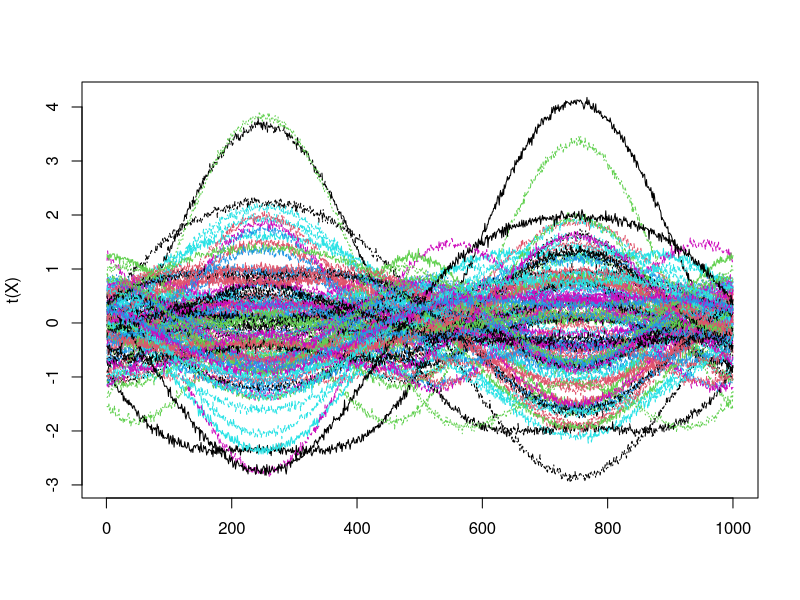
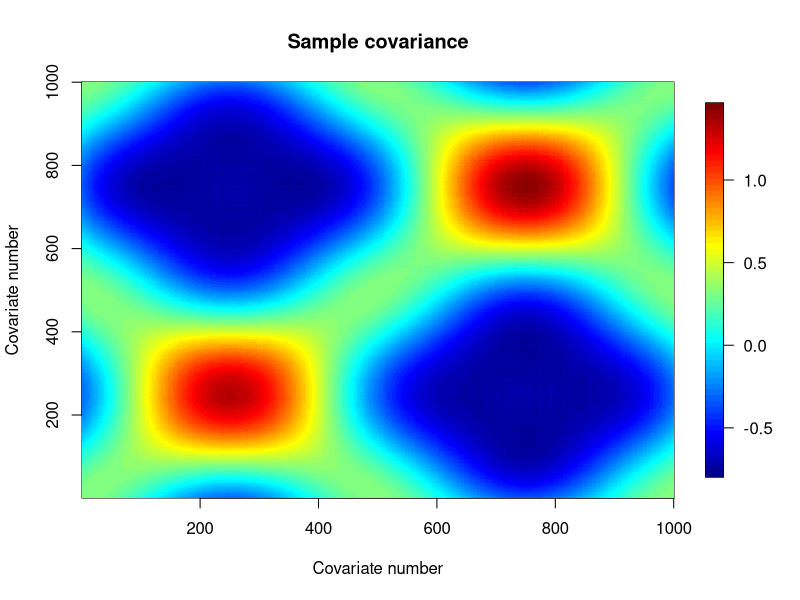
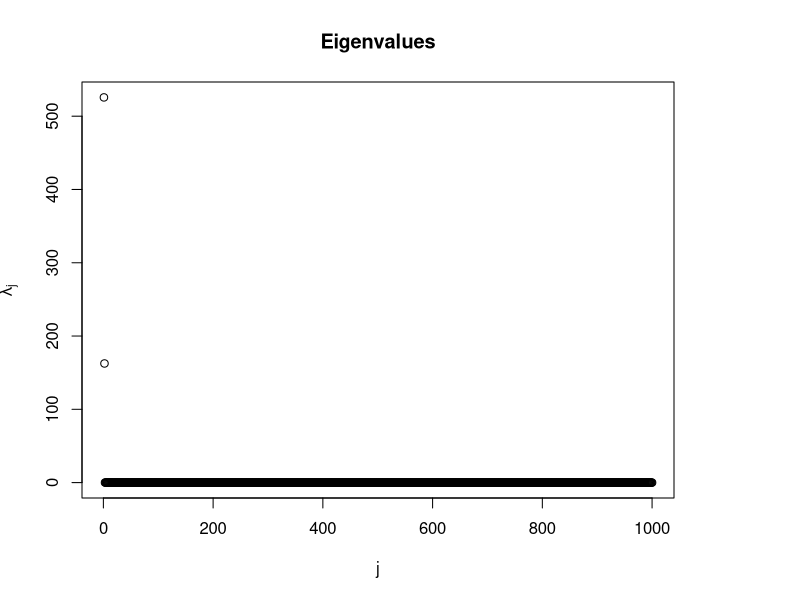
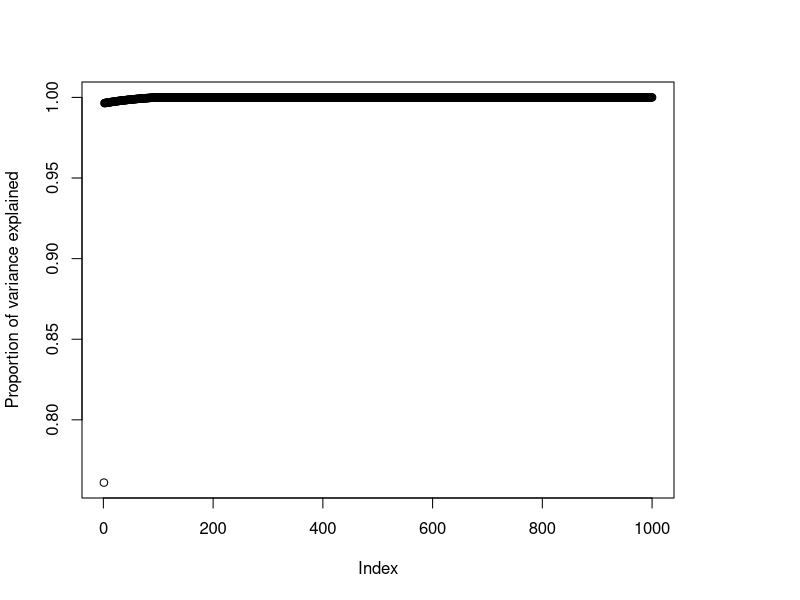
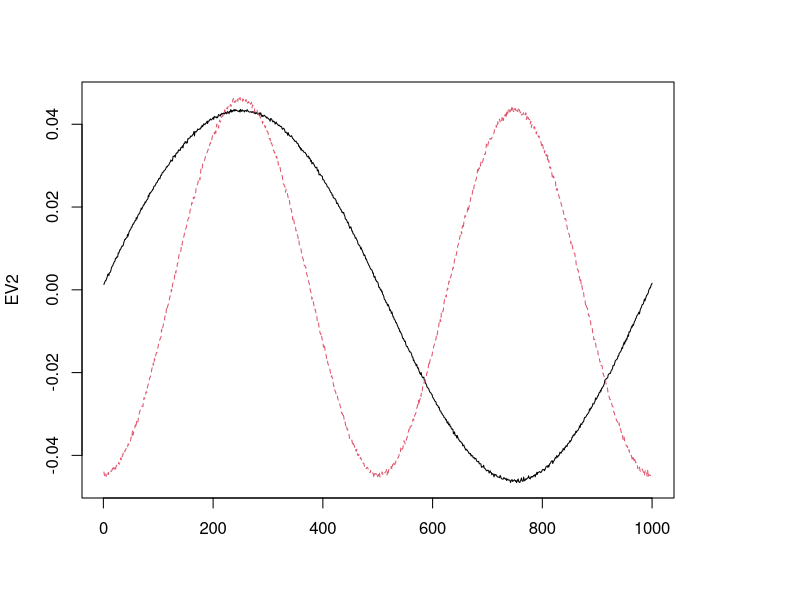
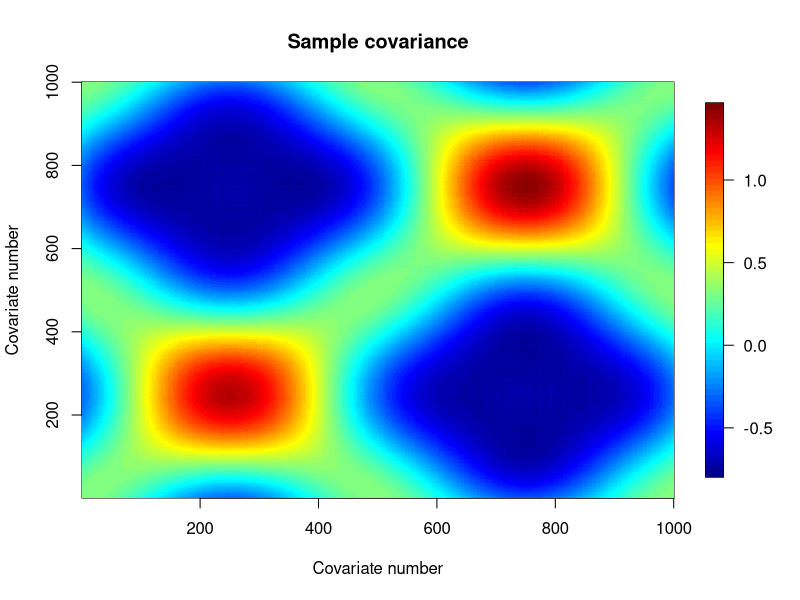
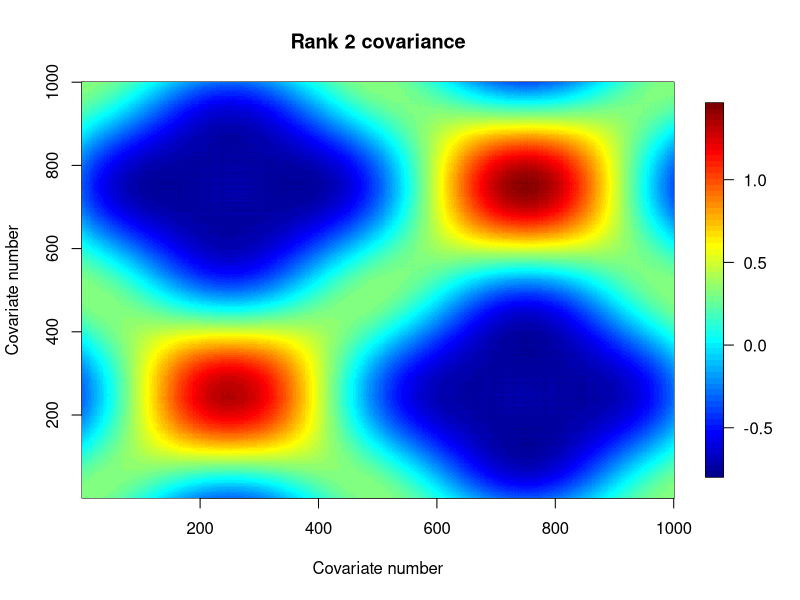
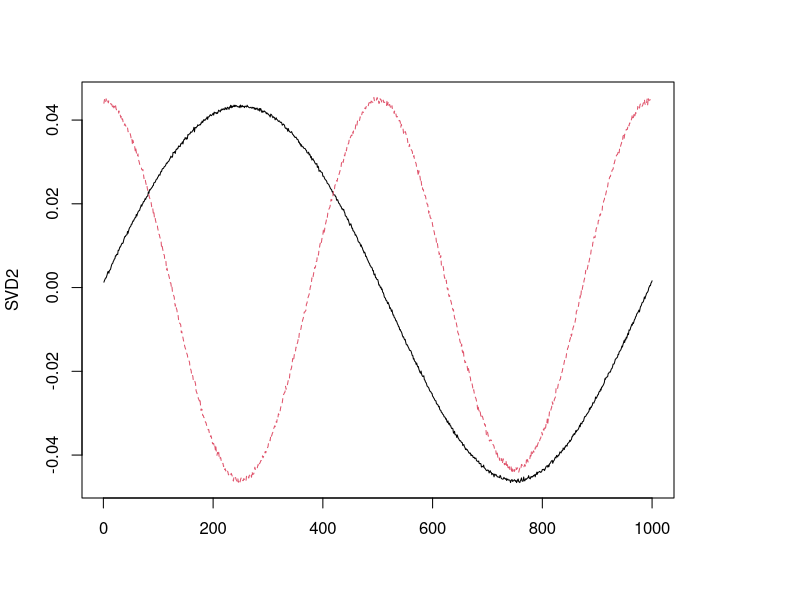

Here is the R script that generated these plots, in order:

# Singular value decomposition (SVD) for data compression


## Generate data with two prominent eigenvectors

 library(fields)
 p <- 1000  # number of variables
 n <- 100   # number of samples

 t <- seq(0,2*pi,length=p)
 X <- matrix(0,n,p)

 for(i in 1:n){
  X[i,] <- 5 + rnorm(1)*sin(t) + 0.5*rnorm(1)*cos(2*t) + rnorm(p)/20
 }
 X <- sweep(X,2,colMeans(X),"-")
 matplot(t(X),type="l")

## Compute the sample ($p \times p$) covariance of $X$


 S <- cov(X)

 image.plot(1:p,1:p,S,
           xlab="Covariate number",
           ylab="Covariate number",
           main="Sample covariance")


## FACT: If $X$ is centered then $S = X^tX/(n-1)$

 tXX <- t(X)%*%X/(n-1)
 S[1:3,1:3]
 tXX[1:3,1:3]


## Compute the eigen decomposition of S

 tick <- proc.time()[3]
 e    <- eigen(S)
 tock <- proc.time()[3]
 tock-tick

 # Cleary only two eigenvectors are needed

 lam  <- e$values
 lam[1:5]
 plot(lam,xlab="j",ylab=expression(lambda[j]),main="Eigenvalues")
 plot(cumsum(lam)/sum(lam),ylab="Proportion of variance explained")


## Plot the two eigenvectors

 EV2 <- e$vectors[,1:2]
 matplot(EV2,type="l")

## Plot the reconstructed covariance matrix


 Shat <- lam[1]*outer(EV2[,1],EV2[,1]) + lam[2]*outer(EV2[,2],EV2[,2])

 image.plot(1:p,1:p,S,
           xlab="Covariate number",
           ylab="Covariate number",
           main="Sample covariance")


 image.plot(1:p,1:p,Shat,
           xlab="Covariate number",
           ylab="Covariate number",
           main="Rank 2 covariance")

## SVD is equivalent and faster than eigen when p>n.  


 tick <- proc.time()[3]
 SVD  <- svd(X)
 tock <- proc.time()[3]
 tock-tick

 names(SVD)
 dim(SVD$u)
 dim(SVD$v)
 length(SVD$d)

 SVD2 <- SVD$v[,1:2]
 matplot(SVD2,type="l")



## Data compression from rank $p$ to rank 2

 dim(X)
 Xcomp <- X%*%SVD2
 dim(Xcomp)

## Reconstruction for observations 1-5

 for(i in 1:5){

   Xi   <- SVD2[,1]*Xcomp[i,1] + SVD2[,2]*Xcomp[i,2]
   plot(X[i,],type="l",main=paste("Observation",i))
   lines(Xi,col=2,lwd=2)
   legend("topleft",c("Full","Reconstructed"),lwd=2,inset=0.01,col=1:2)
 }
